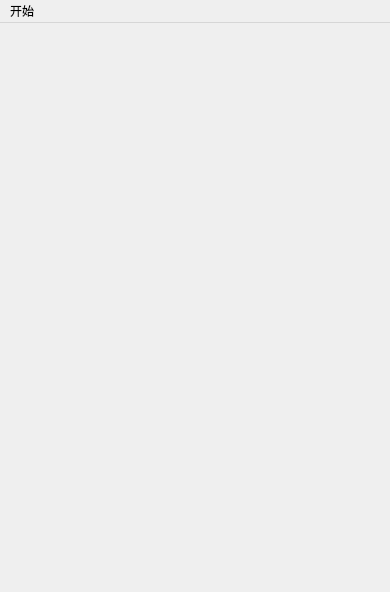
<?xml version="1.0" encoding="UTF-8"?>
<ui version="4.0">
 <class>MainScene</class>
 <widget class="QMainWindow" name="MainScene">
  <property name="geometry">
   <rect>
    <x>0</x>
    <y>0</y>
    <width>390</width>
    <height>592</height>
   </rect>
  </property>
  <property name="windowTitle">
   <string>MainScene</string>
  </property>
  <widget class="QWidget" name="centralwidget"/>
  <widget class="QMenuBar" name="menubar">
   <property name="geometry">
    <rect>
     <x>0</x>
     <y>0</y>
     <width>390</width>
     <height>22</height>
    </rect>
   </property>
   <widget class="QMenu" name="menu">
    <property name="title">
     <string>开始</string>
    </property>
    <addaction name="actionquit"/>
   </widget>
   <addaction name="menu"/>
  </widget>
  <action name="actionquit">
   <property name="text">
    <string>退出</string>
   </property>
  </action>
 </widget>
 <resources/>
 <connections/>
</ui>
